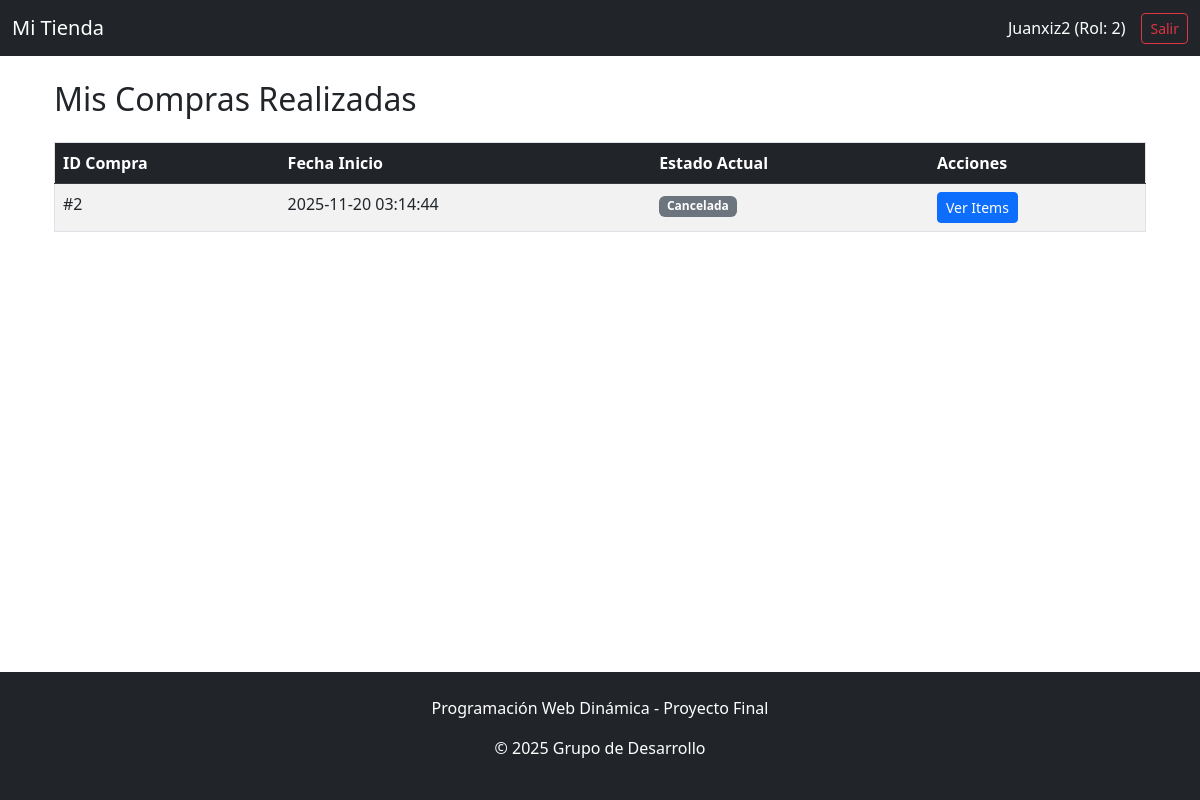
The page /Vista/listaCompras.php (signed in) on the database its author committed.
### tables this page shows
CREATE TABLE `usuario` (
  `idusuario` bigint(20) NOT NULL,
  `usnombre` varchar(50) NOT NULL,
  `uspass` varchar(255) NOT NULL,
  `usmail` varchar(50) NOT NULL,
  `usdeshabilitado` timestamp NULL DEFAULT NULL
);

CREATE TABLE `compra` (
  `idcompra` bigint(20) NOT NULL,
  `cofecha` timestamp NOT NULL DEFAULT current_timestamp() ON UPDATE current_timestamp(),
  `idusuario` bigint(20) NOT NULL
);

CREATE TABLE `compraestado` (
  `idcompraestado` bigint(20) UNSIGNED NOT NULL,
  `idcompra` bigint(11) NOT NULL,
  `idcompraestadotipo` int(11) NOT NULL,
  `cefechaini` timestamp NOT NULL DEFAULT current_timestamp(),
  `cefechafin` timestamp NULL DEFAULT NULL
);

### Utiles/funciones.php (called while the page is built, shortened)
<?php
spl_autoload_register(function ($clase) {
    if(isset($GLOBALS['ROOT'])){
        $root = $GLOBALS['ROOT'];
    } else {
        $root = $_SESSION['ROOT'];
    }
    $directorys = array(
        $root.'Modelo/',
        $root.'Control/',
    );
    foreach($directorys as $directory){
        if(file_exists($directory.$clase.'.php')){
            return;
        }
    }
});
?>

### Control/Session.php (called while the page is built, shortened)
<?php
class Session {
    public function activa(){
        if (isset($_SESSION['idusuario'])) {
            return true;
        }
        return false;
    }
    public function getUsuario(){
        $usuario = null;
        if($this->activa()){
            $obj = new abmUsuario();
            $param['idusuario'] = $_SESSION['idusuario'];
            $res = $obj->buscar($param);
            if(count($res) > 0){
                $usuario = $res[0];
            }
        }
        return $usuario;
    }
    public function getRolActivo(){
        return isset($_SESSION['rol_activo']) ? $_SESSION['rol_activo'] : null;
    }
}
?>

### Control/abmUsuario.php (called while the page is built, shortened)
<?php
class abmUsuario {
    public function buscar($param){
        $where = " true ";
        if ($param<>NULL){
            if  (isset($param['idusuario']))
                $where.=" and idusuario =".$param['idusuario'];
        }
        $arreglo = Usuario::listar($where);
        return $arreglo;
    }
}
?>

### Modelo/usuario.php (called while the page is built, shortened)
<?php
class Usuario {
    private $idusuario;
    private $usnombre;
    public function __construct(){
        $this->idusuario = "";
        $this->usnombre = "";
    }
    public function setear($idusuario, $usnombre, $uspass, $usmail, $usdeshabilitado){
        $this->idusuario = $idusuario;
        $this->usnombre = $usnombre;
    }
    public function getIdUsuario(){ return $this->idusuario; }
    public function getUsNombre(){ return $this->usnombre; }
    public static function listar($parametro=""){
        $arreglo = array();
        $base = new BaseDatos();
        $sql = "SELECT * FROM usuario ";
        if ($parametro!="") { $sql.='WHERE '.$parametro; }
        if ($base->Iniciar()) {
            if ($base->Ejecutar($sql)) {
                while ($row2 = $base->Registro()) {
                    $obj = new Usuario();
                    $obj->setear($row2['idusuario'], $row2['usnombre'], $row2['uspass'], $row2['usmail'], $row2['usdeshabilitado']);
                    array_push($arreglo, $obj);
                }
            }
        }
        return $arreglo;
    }
}
?>

### Modelo/BaseDatos.php (called while the page is built, shortened)
<?php
class BaseDatos {
    private $engine;
    private $host;
    private $database;
    private $user;
    private $pass;
    private $conexion;
    private $resultado;
    public function __construct(){
        $this->engine = 'mysql';
        $this->host = 'localhost';
        $this->database = 'bdcarritocompras';
        $this->user = 'root';
        $this->pass = '';
    }
    public function Iniciar(){
        try{
            $this->conexion = new PDO($this->engine.':host='.$this->host.';dbname='.$this->database, $this->user, $this->pass);
            $this->conexion->setAttribute(PDO::ATTR_ERRMODE, PDO::ERRMODE_EXCEPTION);
            return true;
        }catch(PDOException $e){
            $this->error = $e->getMessage();
            return false;
        }
    }
    public function Ejecutar($sql){
        $this->sql = $sql;
        try {
            $this->resultado = $this->conexion->query($this->sql);
            return true;
        } catch(PDOException $e){
            $this->error = $e->getMessage();
            return false;
        }
    }
    public function Registro(){
        if($this->resultado){
            return $this->resultado->fetch(PDO::FETCH_ASSOC);
        }
        return null;
    }
}
?>

### Control/abmCompra.php (called while the page is built, shortened)
<?php
class abmCompra {
    public function buscar($param){
        $where = " true ";
        if ($param<>NULL){
            if  (isset($param['idusuario']))
                $where.=" and idusuario =".$param['idusuario'];
        }
        $arreglo = Compra::listar($where);
        return $arreglo;
    }
}
?>

### Modelo/compra.php (called while the page is built, shortened)
<?php
class Compra {
    private $idcompra;
    private $cofecha;
    public function __construct(){
        $this->idcompra="";
        $this->cofecha="";
    }
    public function setear($idcompra, $cofecha, $idusuario){
        $this->idcompra = $idcompra;
        $this->cofecha = $cofecha;
    }
    public function getIdCompra(){ return $this->idcompra; }
    public function getCoFecha(){ return $this->cofecha; }
    public static function listar($parametro=""){
        $arreglo = array();
        $base=new BaseDatos();
        $sql="SELECT * FROM compra ";
        if ($parametro!="") { $sql.='WHERE '.$parametro; }
        if ($base->Iniciar()) {
            if ($base->Ejecutar($sql)) {
                while ($row2=$base->Registro()) {
                    $obj=new Compra();
                    $obj->setear($row2['idcompra'],$row2['cofecha'],$row2['idusuario']);
                    array_push($arreglo, $obj);
                }
            }
        }
        return $arreglo;
    }
}
?>

### Control/abmCompraEstado.php (called while the page is built, shortened)
<?php
class abmCompraEstado {
    public function buscar($param){
        $where = " true ";
        if ($param<>NULL){
            if  (isset($param['idcompra']))
                $where.=" and idcompra =".$param['idcompra'];
            if  (isset($param['cefechafin'])){
                if($param['cefechafin'] == 'null'){
                    $where.=" and cefechafin IS NULL";
                }
            }
        }
        $arreglo = CompraEstado::listar($where);
        return $arreglo;
    }
}
?>

### Modelo/compraEstado.php (called while the page is built, shortened)
<?php
class CompraEstado {
    public static function listar($parametro=""){
        $arreglo = array();
        $base=new BaseDatos();
        $sql="SELECT * FROM compraestado ";
        if ($parametro!="") { $sql.='WHERE '.$parametro; }
        if ($base->Iniciar()) {
            if ($base->Ejecutar($sql)) {
                while ($row2=$base->Registro()) {
                    $obj=new CompraEstado();
                    $obj->setear($row2['idcompraestado'], $row2['idcompra'], $row2['idcompraestadotipo'], $row2['cefechaini'], $row2['cefechafin']);
                    array_push($arreglo, $obj);
                }
            }
        }
        return $arreglo;
    }
}
?>

### Vista/listaCompras.php (the view, shortened to what this page needs)
<?php
include_once('Estructura/cabecera.php');
$idUsuario = $session->getUsuario()->getIdUsuario();
$abmCompra = new abmCompra();
$abmCE = new abmCompraEstado();
$listaCompras = $abmCompra->buscar(['idusuario' => $idUsuario]);
?>
<div class="container">
    <h2 class="mb-4">Mis Compras Realizadas</h2>
    <div class="table-responsive">
        <table class="table table-striped table-hover border">
            <thead class="table-dark">
                <tr>
                    <th>ID Compra</th>
                    <th>Fecha Inicio</th>
                    <th>Estado Actual</th>
                    <th>Acciones</th>
                </tr>
            </thead>
            <tbody>
                <?php
                if(count($listaCompras) > 0){
                    foreach($listaCompras as $compra){
                        $estados = $abmCE->buscar(['idcompra' => $compra->getIdCompra(), 'cefechafin' => 'null']);
                        $estadoNombre = "Desconocido";
                        $tipo = 0;
                        if(count($estados) > 0){
                            $tipo = $estados[0]->getIdCompraEstadoTipo();
                            if($tipo == 1) $estadoNombre = "Iniciada";
                            elseif($tipo == 2) $estadoNombre = "Aceptada";
                            elseif($tipo == 3) $estadoNombre = "Enviada";
                            elseif($tipo == 4) $estadoNombre = "Cancelada";
                            elseif($tipo == 5) $estadoNombre = "En Carrito";
                        }
                        if($tipo != 5){
                            echo "<tr>";
                            echo "<td>#".$compra->getIdCompra()."</td>";
                            echo "<td>".$compra->getCoFecha()."</td>";
                            echo "<td><span class='badge bg-secondary'>".$estadoNombre."</span></td>";
                            echo "<td><button class='btn btn-sm btn-primary' onclick='verDetalle(".$compra->getIdCompra().")'>Ver Items</button></td>";
                            echo "</tr>";
                        }
                    }
                } else {
                    echo "<tr><td colspan='4' class='text-center'>No tiene compras registradas.</td></tr>";
                }
                ?>
            </tbody>
        </table>
    </div>
</div>
<?php include_once('Estructura/pie.php'); ?>

### Vista/Estructura/cabecera.php (shortened to what this page needs)
<?php
$session = new Session();
$objUsuario = null;
if ($session->activa()) {
    $objUsuario = $session->getUsuario();
}
?>
<!DOCTYPE html>
<html lang="es">
<head>
    <link href="https://cdn.jsdelivr.net/npm/bootstrap@5.3.0/dist/css/bootstrap.min.css" rel="stylesheet">
    <link href="https://cdnjs.cloudflare.com/ajax/libs/font-awesome/6.0.0/css/all.min.css" rel="stylesheet">
    <link href="/proyecto/Utiles/menu.css" rel="stylesheet">
</head>
<body class="d-flex flex-column min-vh-100">
<nav class="navbar navbar-expand-lg navbar-dark bg-dark">
  <div class="container-fluid">
    <a class="navbar-brand" href="#">Mi Tienda</a>
    <div class="collapse navbar-collapse" id="navbarNavDropdown">
      <div class="d-flex">
        <?php if($session->activa() && $objUsuario != null): ?>
            <span class="text-white me-3 align-self-center">
                <?php echo $objUsuario->getUsNombre(); ?>
                (Rol: <?php echo $session->getRolActivo(); ?>)
            </span>
            <a href="/proyecto/Acciones/login/cerrarSesion.php" class="btn btn-outline-danger btn-sm">Salir</a>
        <?php else: ?>
            <a href="/proyecto/Vista/login.php" class="btn btn-outline-light btn-sm">Ingresar</a>
        <?php endif; ?>
    </div>
    </div>
  </div>
</nav>
<div class="container mt-4 flex-grow-1">

### rows shown on the page
usuario: usnombre "Juanxiz2"
compra: idcompra "2", cofecha "2025-11-20 03:14:44", compraestado.idcompraestadotipo "Cancelada"

### other values the page prints
$session->getRolActivo() "2"
